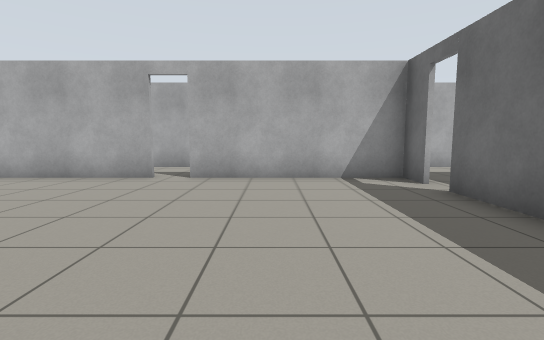
View 1 (above)

24 first-person views from a walk through a world built for the Gazebo simulator. The camera is 0.94 m above the floor, tilts 6° down and sees 85° across. Floor lines are 1 m apart. The floor is counted in squares, 1 m on a side. Each view is taken from the middle of a square. On the plan, view 1 faces up. The plan holds only what a view shows up to about 11 squares ahead; the rest is blank.

View 2
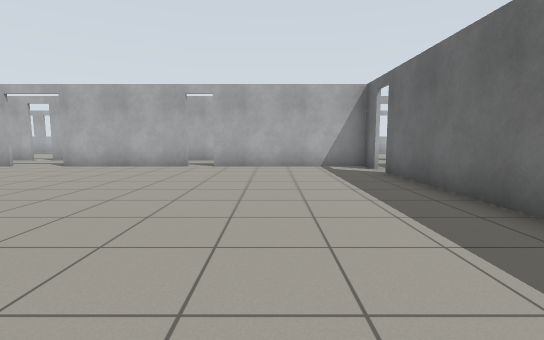

View 3
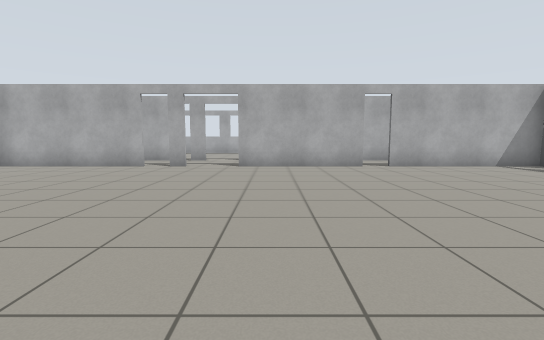

View 4
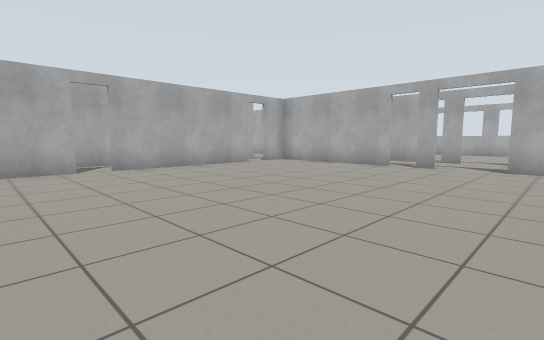

View 5
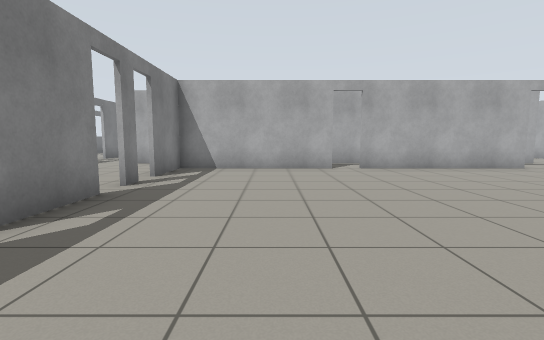

View 6
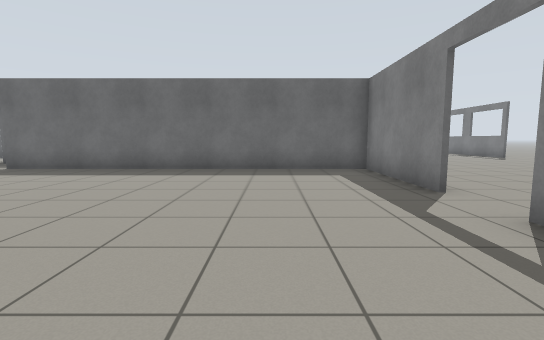

View 7
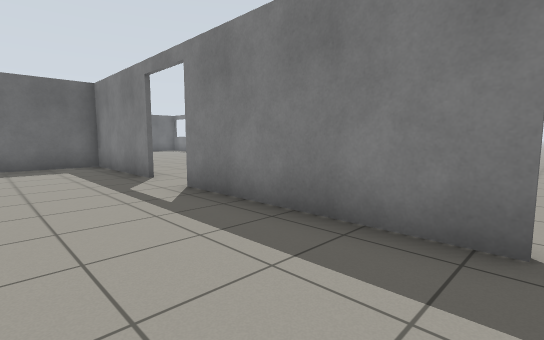

View 8
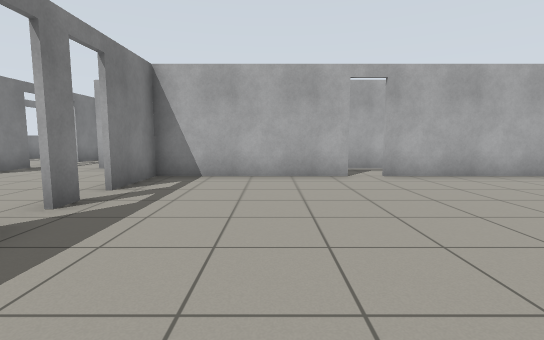

View 9
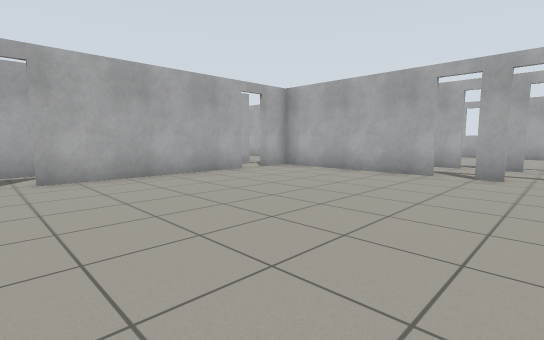

View 10
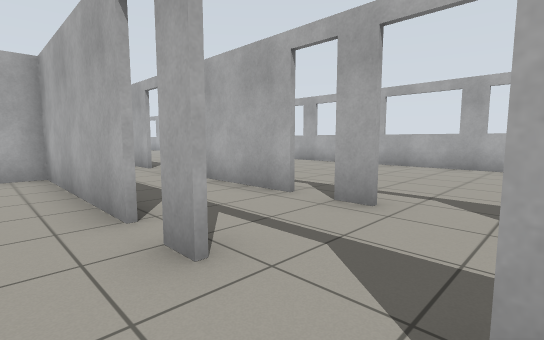

View 11
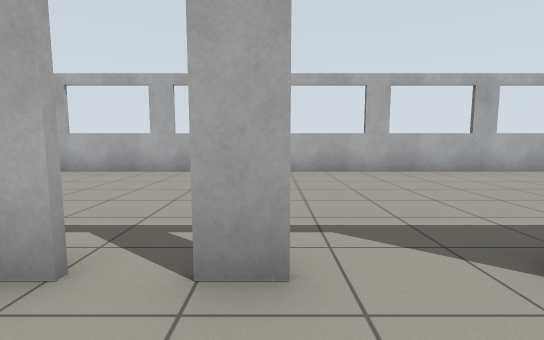

View 12
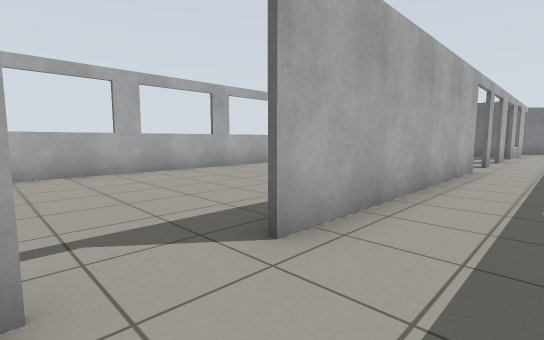

View 13
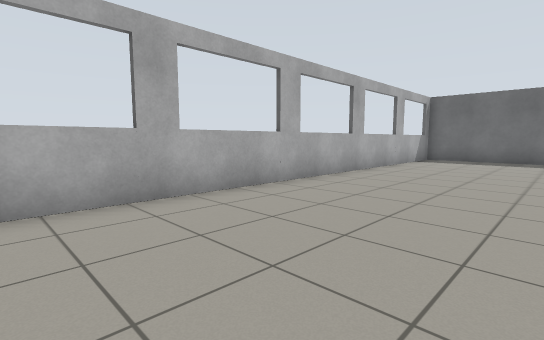

View 14
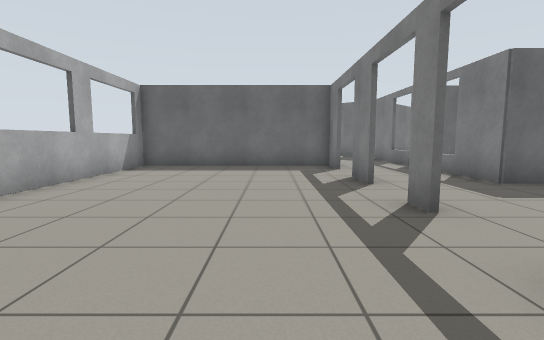

View 15
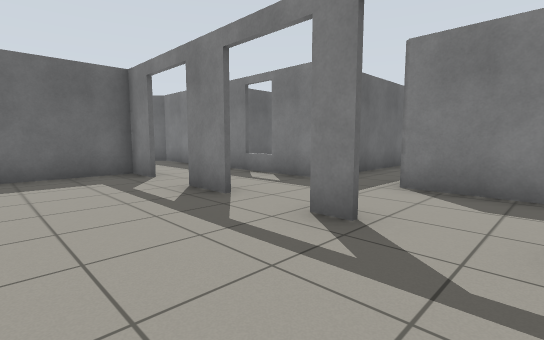

View 16
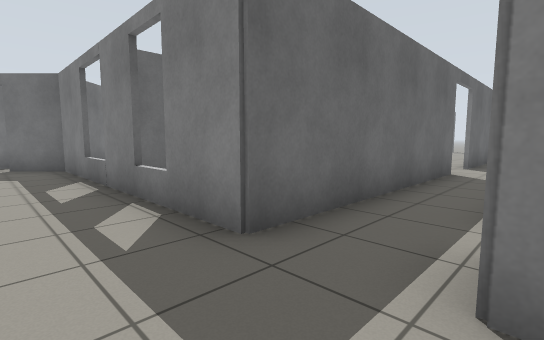

View 17
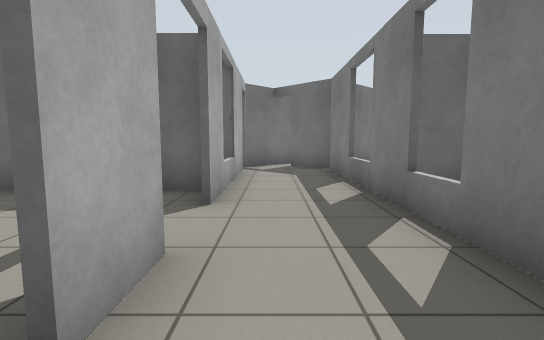

View 18
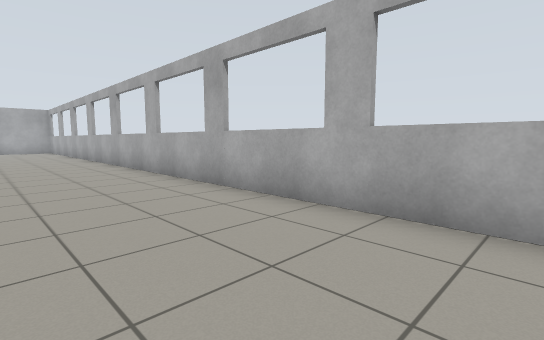

View 19
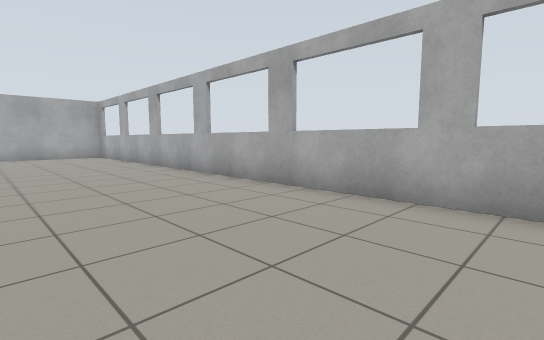

View 20
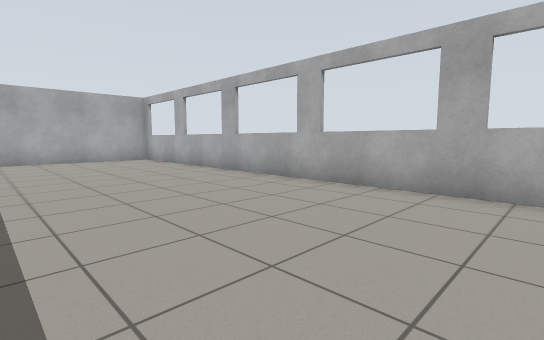

View 21
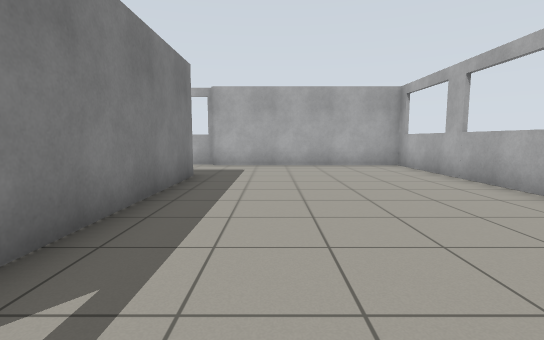

View 22
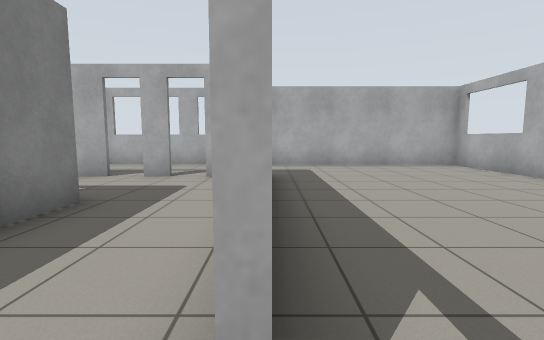

View 23
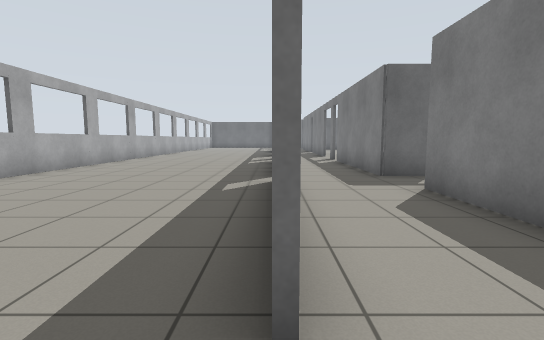

View 24
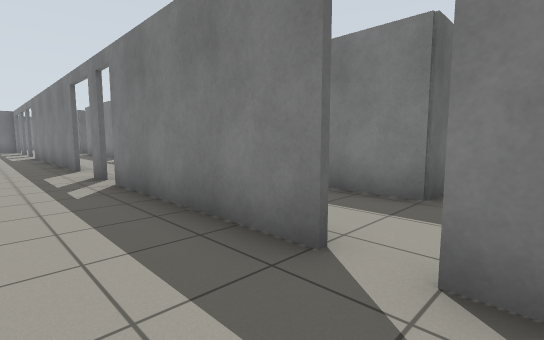

### Floor plan
Points are (right, up) in squares from view 1. A wall is a line through its corners. A room is listed if a view was taken in it or the views show most of it. See-through windows are left out.
Room 1 (views 1, 2, 3, 4, 5, 6, 7, 8, 9, 10)
walls: (-7.9, -5.9) (-2.6, -5.9); (-8.9, 7.1) (-9.5, 7.1); (-11, -5.9) (-9.1, -5.9); (-2.9, 7.1) (-7.2, 7.1); (-0.9, -5.9) (3.2, -5.9) (3.2, 5.2); (-10.4, 7.1) (-15.4, 7.1) (-15.4, 6); (-12.5, -5.9) (-11.9, -5.9); (-15.4, -1) (-15.4, -5.9) (-13.2, -5.9); (-15.4, 5.1) (-15.4, -0.2); (3.2, 6.1) (3.2, 7.1) (-2, 7.1)
ways out: opening at (-9, 7) to room 2; gap at (-2.5, 7) to room 2; gap at (3, 5.5) to room 2; opening at (-13, -6); opening at (-1.5, -6); gap at (-11, -6); gap at (-8.5, -6)
Room 2 (views 11, 12, 13, 14, 15, 16, 17, 18, 19, 20, 21, 22, 23, 24)
walls: (-10.4, 9.9) (-13.1, 9.9); (-9.6, 10) (-8.9, 10); (-8.9, 9.9) (-9.6, 9.9); (-15.6, 10) (-10.4, 10); (-16.4, 9.9) (-17.6, 9.9); (-7.1, 10) (-3.2, 10); (-17, 10) (-16.4, 10); (-15.6, 6.1) (-15.6, 7.2) (-11.7, 7.2); (-20, 7.2) (-17.4, 7.2); (0.9, 9.9) (-7.1, 9.9); (1.1, 7.2) (3.4, 7.2); (2.6, 10) (3.4, 10); (3.4, 9.9) (2.6, 9.9); (-27.4, 7.2) (-26, 7.2); (5.1, 10) (6.4, 10); (6.4, 9.9) (5.1, 9.9); (-30.5, 10) (-25, 10); (-30.4, 7.5) (-30.4, 6.7); (-30.4, 5.9) (-30.4, 5); (8.1, 10) (9.3, 10) (9.3, 16.5) (-33.6, 16.5) (-33.6, 9.9); (7.9, 7.2) (9.5, 7.2); (5.2, 0) (5.2, 7.2) (6.5, 7.2); (9.5, 9.9) (8.1, 9.9); (-33.9, 9.9) (-33.9, 8.4); (5.2, -4.6) (5.2, -1.6)
ways out: opening at (-9, 7) to room 1; gap at (-2.5, 7) to room 1; gap at (3, 5.5) to room 1; opening at (9, 8.5) to room 3; opening at (-32.5, 9.5) to room 4; opening at (-31, 8) to room 4; gap at (-31, 6) to room 4; opening at (5, -0.5)
objects: grey box (7, 7)
Room 3 (no view inside)
walls: (10.9, 7.2) (13.2, 7.2) (14.4, 8.4); (13, 9.9) (10.8, 9.9); (15.7, 8.2) (13.9, 9.9)
ways out: opening at (9, 8.5) to room 2; gap at (13, 10)
objects: window (10, 7)
Room 4 (no view inside)
walls: (-33.9, 8.4) (-33.9, 4.5)
ways out: opening at (-32.5, 9.5) to room 2; opening at (-31, 8) to room 2; gap at (-31, 6) to room 2; opening at (-32.5, 5.5)

Where each view was taken, in squares from view 1:
view 1: 0 up, 0 right, facing up
view 2: 3 down, 0 right, facing up
view 3: 3 down, 6 left, facing up
view 4: 3 down, 6 left, facing up-left
view 5: 3 down, 6 left, facing left
view 6: 3 down, 6 left, facing right
view 7: 3 down, 8 left, facing down-right
view 8: 3 down, 8 left, facing left
view 9: 1 down, 8 left, facing up-left
view 10: 6 up, 7 left, facing up-left
view 11: 8 up, 9 left, facing up
view 12: 8 up, 9 left, facing up-right
view 13: 12 up, 5 left, facing up-right
view 14: 12 up, 1 left, facing right
view 15: 13 up, 1 right, facing down-right
view 16: 9 up, 3 right, facing down-right
view 17: 9 up, 4 right, facing right
view 18: 13 up, 10 left, facing up-left
view 19: 12 up, 17 left, facing up-left
view 20: 11 up, 20 left, facing up-left
view 21: 12 up, 23 left, facing left
view 22: 10 up, 23 left, facing left
view 23: 10 up, 23 left, facing right
view 24: 12 up, 17 left, facing down-right
